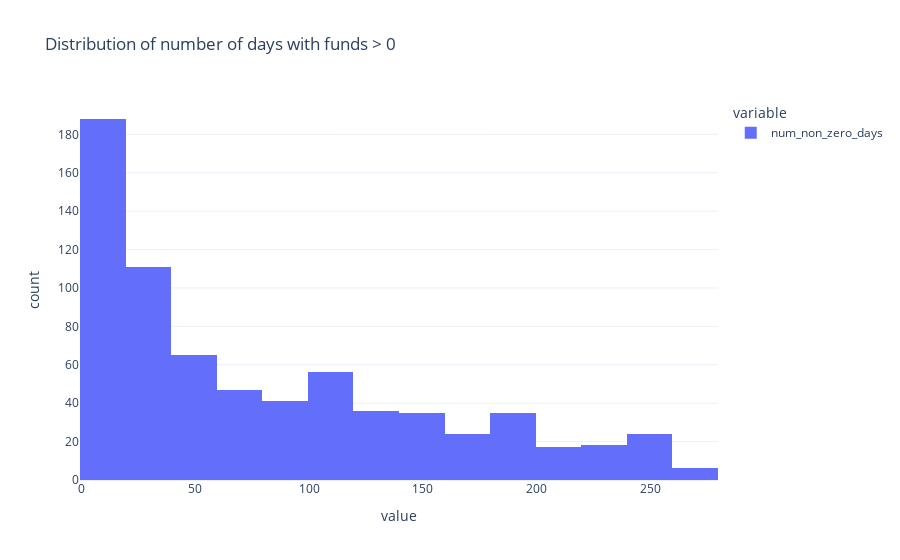

The notebook cell saved with this chart:
### Code cell
px.histogram(df["num_non_zero_days"], title="Distribution of number of days with funds > 0")

### Figure 1 — Plotly figure (JSON) as saved in the notebook; plotly's stock layout.template omitted (floating-point values rounded to 4 significant figures; data arrays with more than 128 entries replaced by an {"elided": "..."} marker saying what was removed)
{"data": [{"alignmentgroup": "True", "bingroup": "x", "hovertemplate": "variable=num_non_zero_days<br>value=%{x}<br>count=%{y}<extra></extra>", "legendgroup": "num_non_zero_days", "marker": {"color": "#636efa", "pattern": {"shape": ""}}, "name": "num_non_zero_days", "offsetgroup": "num_non_zero_days", "orientation": "v", "showlegend": true, "type": "histogram", "x": {"elided": "703 int values"}, "xaxis": "x", "yaxis": "y"}], "layout": {"barmode": "relative", "legend": {"title": {"text": "variable"}, "tracegroupgap": 0}, "title": {"text": "Distribution of number of days with funds > 0"}, "xaxis": {"anchor": "y", "domain": [0, 1], "title": {"text": "value"}}, "yaxis": {"anchor": "x", "domain": [0, 1], "title": {"text": "count"}}}}
